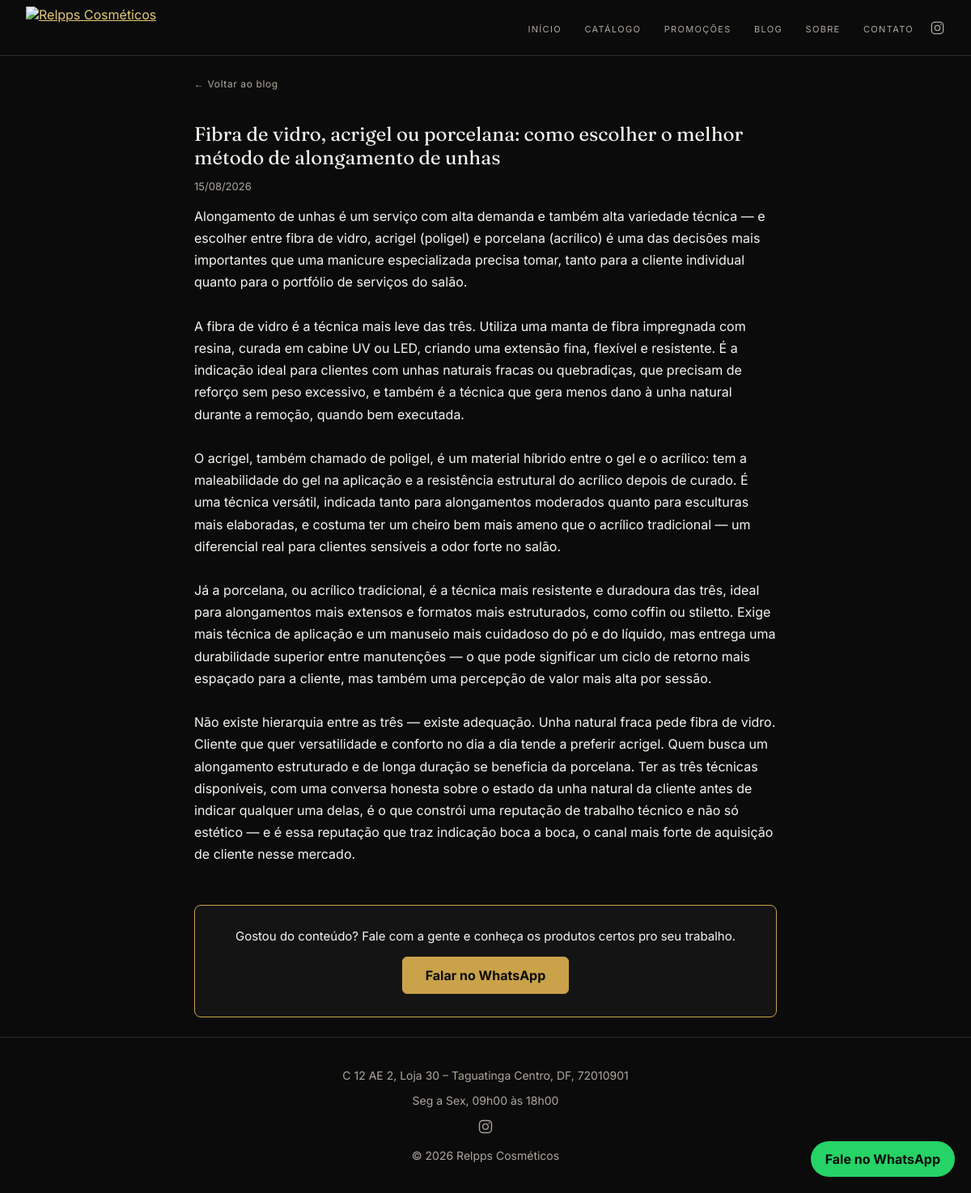
The app's page /post.php?slug=fibra-vidro-acrigel-porcelana-unhas with its own data.
### tables this page shows
CREATE TABLE IF NOT EXISTS blog_posts (
  id INT AUTO_INCREMENT PRIMARY KEY,
  slug VARCHAR(160) NOT NULL UNIQUE,
  titulo VARCHAR(200) NOT NULL,
  resumo VARCHAR(300),
  conteudo TEXT NOT NULL,
  capa VARCHAR(255),
  publicado_em DATETIME DEFAULT CURRENT_TIMESTAMP
);

### includes/db.php (called while the page is built, shortened)
<?php
function db(): PDO {
    static $pdo = null;
    if ($pdo === null) {
        $dsn = 'mysql:host=' . DB_HOST . ';dbname=' . DB_NAME . ';charset=utf8mb4';
        $pdo = new PDO($dsn, DB_USER, DB_PASS, [
            PDO::ATTR_ERRMODE => PDO::ERRMODE_EXCEPTION,
            PDO::ATTR_DEFAULT_FETCH_MODE => PDO::FETCH_ASSOC,
        ]);
    }
    return $pdo;
}

### includes/functions.php (called while the page is built, shortened)
<?php
require_once __DIR__ . '/db.php';
function config(string $chave, string $padrao = ''): string {
    static $cache = null;
    if ($cache === null) {
        $cache = [];
        foreach (db()->query('SELECT chave, valor FROM configuracoes') as $linha) {
            $cache[$linha['chave']] = $linha['valor'];
        }
    }
    return $cache[$chave] ?? $padrao;
}
function whatsappLink(string $mensagem): string {
    $numero = config('whatsapp', WHATSAPP_NUMERO);
    return 'https://wa.me/' . $numero . '?text=' . rawurlencode($mensagem);
}

### post.php (the view, shortened to what this page needs)
<?php
require __DIR__ . '/includes/functions.php';
$slug = $_GET['slug'] ?? '';
$stmt = db()->prepare('SELECT * FROM blog_posts WHERE slug = :slug');
$stmt->execute(['slug' => $slug]);
$post = $stmt->fetch();
$linkWhatsPost = whatsappLink('Olá! Vim pelo blog da Relpps Cosméticos.');
require __DIR__ . '/includes/header.php';
?>
<article class="post-detalhe">
    <a class="post-voltar" href="blog.php">← Voltar ao blog</a>
    <h1><?= htmlspecialchars($post['titulo']) ?></h1>
    <p class="data"><?= (new DateTime($post['publicado_em']))->format('d/m/Y') ?></p>
    <div class="conteudo"><?= nl2br(htmlspecialchars($post['conteudo'])) ?></div>
    <div class="post-cta">
        <p>Gostou do conteúdo? Fale com a gente e conheça os produtos certos pro seu trabalho.</p>
        <a class="botao" href="<?= htmlspecialchars($linkWhatsPost) ?>" target="_blank" rel="noopener">Falar no WhatsApp</a>
    </div>
</article>
<?php require __DIR__ . '/includes/footer.php'; ?>

### assets/css/style.css (style rules this page uses)
:root { --preto: #0b0b0b; --dourado: #c9a24a; --dourado-claro: #e4c877; --branco: #f7f5f0; --cinza-texto: #ada89d; --carvao: #141414; --fonte-serif: 'Fraunces', Georgia, 'Times New Roman', serif; --fonte-sans: 'Inter', 'Segoe UI', Arial, sans-serif; }
* { box-sizing: border-box; }
body { margin: 0; background: var(--preto); color: var(--branco); font-family: var(--fonte-sans); padding-top: 68px; animation: fadeInPagina 0.5s ease; }
a { color: var(--dourado-claro); }
.reveal { opacity: 0; transform: translateY(22px); transition: opacity 0.6s ease, transform 0.6s ease; }
.reveal.visivel { opacity: 1; transform: translateY(0); }
h1, h2 { font-family: var(--fonte-serif); font-optical-sizing: auto; font-weight: 400; color: var(--branco); }
.botao { display: inline-block; background: var(--dourado); color: var(--preto); font-weight: bold; text-decoration: none; padding: 12px 28px; border-radius: 6px; border: 1px solid var(--dourado); transition: background 0.15s ease, color 0.15s ease; }
.post-detalhe { max-width: 720px; margin: 0 auto; }
.post-voltar { display: inline-block; margin-bottom: 20px; color: var(--cinza-texto); font-size: 12px; letter-spacing: 0.05em; text-decoration: none; transition: color 0.15s ease; }
.post-detalhe h1 { margin-bottom: 4px; color: var(--branco); }
.post-detalhe .conteudo { line-height: 1.7; color: var(--branco); font-size: 16px; margin-top: 16px; }
.post-cta { margin-top: 48px; padding: 28px; text-align: center; background: var(--carvao); border: 1px solid var(--dourado); border-radius: 8px; }
.post-cta p { margin: 0 0 16px; color: var(--branco); font-size: 15px; }
.data { color: var(--cinza-texto); font-size: 13px; }

### records on screen
blog_posts: titulo "Fibra de vidro, acrigel ou porcelana: como escolher o melhor método de alongamento de unhas", publicado_em "15/08/2026", conteudo "Alongamento de unhas é um serviço com alta demanda e também alta variedade técnica — e escolher entre fibra de vidro, acrigel (poligel) e porcelana (acrílico) é uma das decisões mais importantes que uma manicure especializada precisa tomar, tanto para a cliente individual quanto para o portfólio de serviços do salão. A fibra de vidro é a técnica mais leve das três. Utiliza uma manta de fibra impregnada com resina, curada em cabine UV ou LED, criando uma extensão fina, flexível e resistente. É a indicação ideal para clientes com unhas naturais fracas ou quebradiças, que precisam de reforço sem peso excessivo, e também é a técnica que gera menos dano à unha natural durante a remoção, quando…"

### other values on screen
$enderecoRodape "C 12 AE 2, Loja 30 – Taguatinga Centro, DF, 72010901"
$horarioRodape "Seg a Sex, 09h00 às 18h00"
